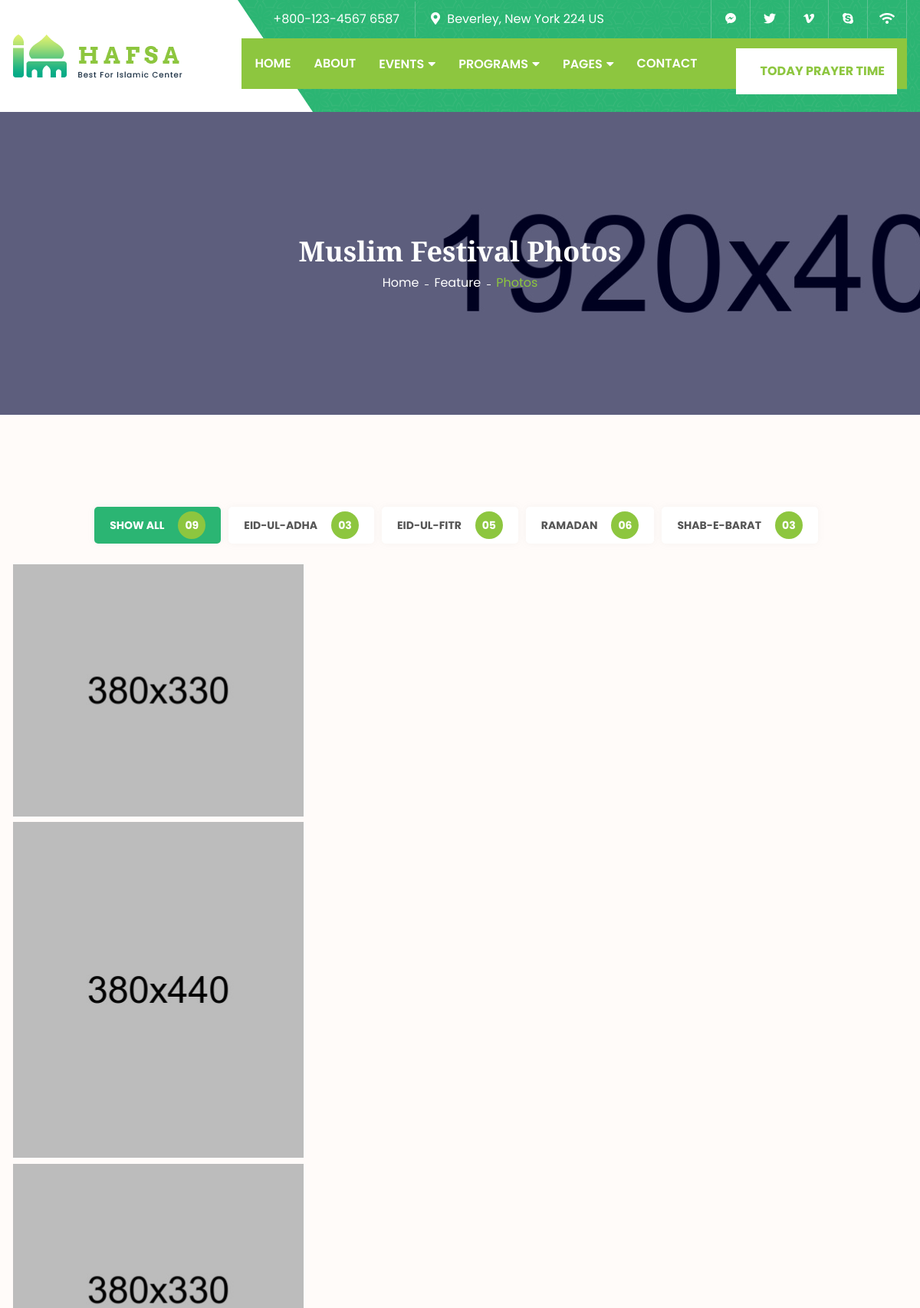
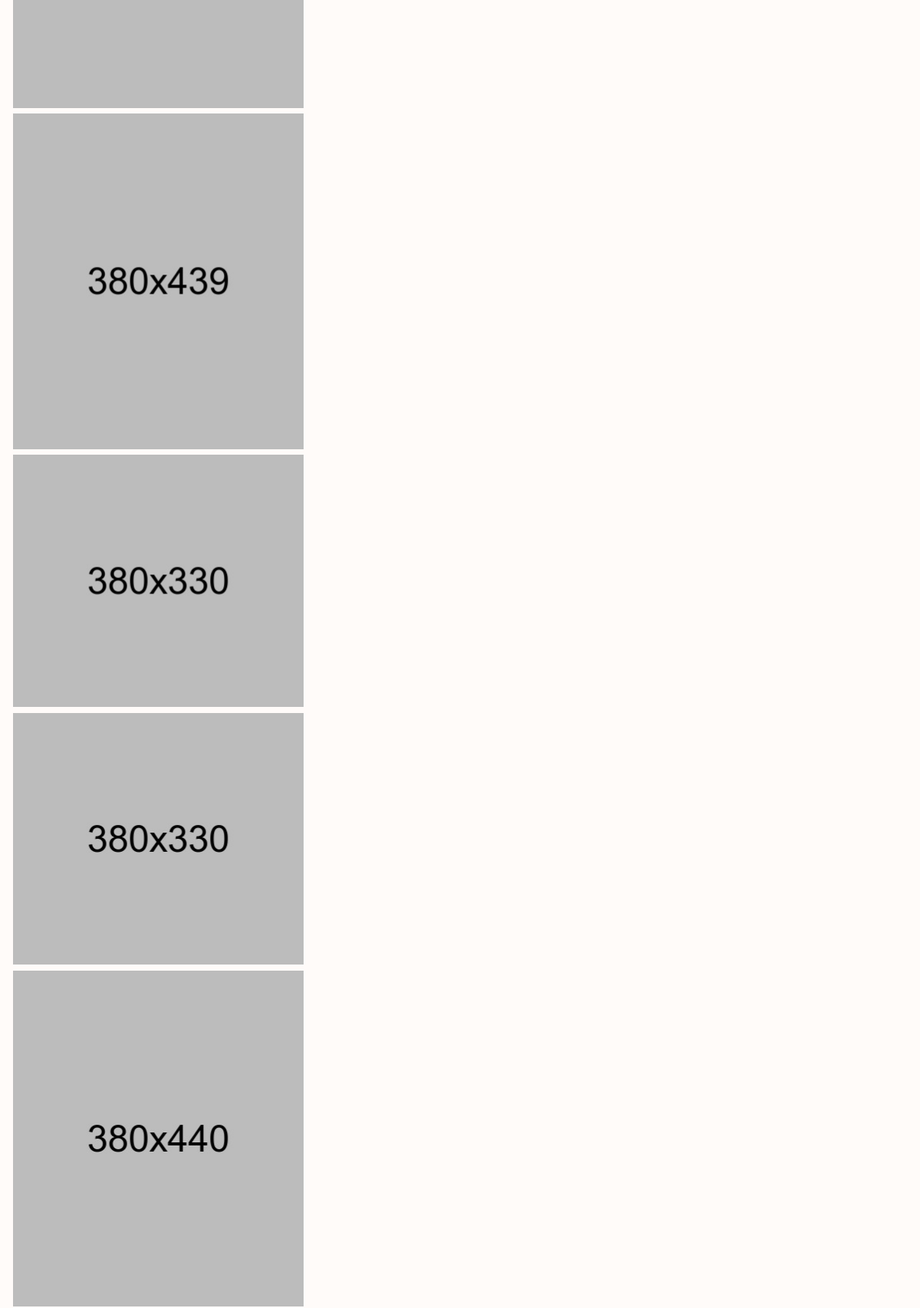
/gallery.php (upper part), run on the app's committed database (2 pictures, top to bottom).
### tables this page shows
CREATE TABLE IF NOT EXISTS `gallery_categories` (
  `id` int(11) NOT NULL AUTO_INCREMENT,
  `name` varchar(255) NOT NULL,
  `slug` varchar(255) NOT NULL,
  `display_order` int(11) DEFAULT 0,
  PRIMARY KEY (`id`)
);

CREATE TABLE IF NOT EXISTS `gallery_items` (
  `id` int(11) NOT NULL AUTO_INCREMENT,
  `title` varchar(255) NOT NULL,
  `subtitle` varchar(255) DEFAULT NULL,
  `image` varchar(255) NOT NULL,
  `categories` varchar(255) NOT NULL COMMENT 'Space separated slugs for filtering',
  `created_at` datetime DEFAULT current_timestamp(),
  PRIMARY KEY (`id`)
);

### gallery.php (the view, shortened to what this page needs)
<?php
require_once 'config/database.php';
$categories = $conn->query("SELECT * FROM gallery_categories ORDER BY display_order ASC");
$items = $conn->query("SELECT * FROM gallery_items ORDER BY created_at DESC");
?>
<!DOCTYPE html>
<html lang="en">
<head>
    <link rel="stylesheet" href="assets/css/animate.css">
    <link rel="stylesheet" href="assets/css/bootstrap.min.css">
    <link rel="stylesheet" href="assets/css/all.min.css">
    <link rel="stylesheet" href="assets/css/icofont.min.css">
    <link rel="stylesheet" href="assets/css/lightcase.css">
    <link rel="stylesheet" href="assets/css/swiper.min.css">
    <link rel="stylesheet" href="assets/css/style.css">
</head>
<body>
    <header class="header-3 pattern-1">
        <div class="container">
            <div class="row align-items-center justify-content-center">
                <div class="col-xl-3 col-12">
                    <div class="mobile-menu-wrapper d-flex flex-wrap align-items-center justify-content-between">
                        <div class="logo">
                            <a href="index.php">
                                <img src="assets/images/logo/01.png" alt="logo">
                            </a>
                        </div>
                    </div>
                </div>
                <div class="col-xl-9 col-12">
                    <div class="header-top">
                        <div class="header-top-area">
                            <ul class="left lab-ul">
                                <li>
                                    <i class="icofont-ui-call"></i> <span>+800-123-4567 6587</span>
                                </li>
                                <li>
                                    <i class="fas fa-map-marker-alt"></i> Beverley, New York 224 US
                                </li>
                            </ul>
                            <ul class="social-icons lab-ul d-flex">
                                <li>
                                    <a href="#"><i class="fab fa-facebook-messenger"></i></a>
                                </li>
                                <li>
                                    <a href="#"><i class="fab fa-twitter"></i></a>
                                </li>
                                <li>
                                    <a href="#"><i class="fab fa-vimeo-v"></i></a>
                                </li>
                                <li>
                                    <a href="#"><i class="fab fa-skype"></i></a>
                                </li>
                                <li>
                                    <a href="#"><i class="fas fa-wifi"></i></a>
                                </li>
                            </ul>
                        </div>
                    </div>
                    <div class="header-bottom">
                        <div class="header-wrapper">
                            <div class="menu-area justify-content-between w-100">
                                <ul class="menu lab-ul">
                                    <li>
                                        <a href="index.php">Home</a>
                                    </li>
                                    <li>
                                        <a href="about.php">About</a>
                                    </li>
                                    <li>
                                        <a href="#0">Events</a>
                                    </li>
                                    <li>
                                        <a href="#0">Programs</a>
                                    </li>
                                    <li>
                                        <a href="#0">Pages</a>
                                    </li>
                                    <li><a href="contact.html">Contact</a></li>
                                </ul>
                                <div class="prayer-time d-none d-lg-block">
                                    <a href="#" class="prayer-time-btn"><i class="icofont-clock-time"></i> Today Prayer
                                        Time</a>
                                </div>
                            </div>
                        </div>
                    </div>
                </div>
            </div>
        </div>
    </header>
    <section class="page-header bg_img padding-tb">
        <div class="overlay"></div>
        <div class="container">
            <div class="page-header-content-area">
                <h4 class="ph-title">Muslim Festival Photos</h4>
                <ul class="lab-ul">
                    <li><a href="index.php">Home</a></li>
                    <li><a href="#">Feature</a></li>
                    <li><a class="active">Photos</a></li>
                </ul>
            </div>
        </div>
    </section>
    <div class="gallery-section padding-tb">
        <div class="container">
            <ul class="filter-button-group lab-ul d-flex justify-content-center mb-4">
                <?php
                if ($categories->num_rows > 0) {
                    while($cat = $categories->fetch_assoc()) {
                        $activeClass = ($cat['slug'] == '*') ? 'is-checked' : '';
                        $slug = $cat['slug'];
                        if ($slug == '*') {
                            $countSql = "SELECT COUNT(*) as count FROM gallery_items";
                        } else {
                            $cleanSlug = str_replace('.', '', $slug);
                            $countSql = "SELECT COUNT(*) as count FROM gallery_items WHERE categories LIKE '%$cleanSlug%'";
                        }
                        $countResult = $conn->query($countSql);
                        $count = $countResult->fetch_assoc()['count'];
                        echo '<li class="filter-btn '.$activeClass.'" data-filter="'.$cat['slug'].'">'.$cat['name'].' <span class="filter-item-num">'.str_pad($count, 2, '0', STR_PAD_LEFT).'</span></li>';
                    }
                }
                ?>
            </ul>
            <div class="grid pb-15">
                <?php
                if ($items->num_rows > 0) {
                    while($item = $items->fetch_assoc()) {
                ?>
                <div class="grid-item <?php echo htmlspecialchars($item['categories']); ?>">
                    <div class="grid-inner">
                        <div class="grid-thumb">
                            <img src="<?php echo htmlspecialchars($item['image']); ?>" alt="gallery-img">
                        </div>
                    </div>
                </div>
                <?php
                    }
                }
                ?>
            </div>
        </div>
    </div>
</body>
</html>

### data on the page
gallery_categories: name "SHOW ALL", count "09"
gallery_categories: name "EID-UL-ADHA", count "03"
gallery_categories: name "EID-UL-FITR", count "05"
gallery_categories: name "RAMADAN", count "06"
gallery_categories: name "SHAB-E-BARAT", count "03"
gallery_items: image (picture)
gallery_items: image (picture)
gallery_items: image (picture)
gallery_items: image (picture)
gallery_items: image (picture)
gallery_items: image (picture)
gallery_items: image (picture)
